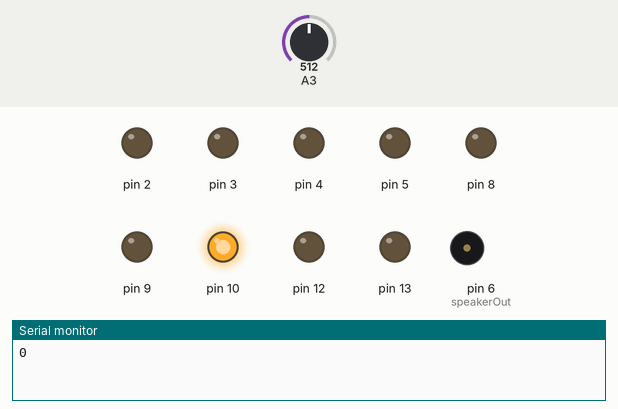
Bench run of a sketch on a simulated Arduino Uno, built with avr-gcc and run on an emulated ATmega328P. On the bench: output pins drawn as LEDs (lit = HIGH), buzzer (waves = sounding), the last lines printed to the serial monitor. Inputs (shaded band) come from the test bench; at power-on: A3 = 512. Random numbers use the default seed unless the sketch sets one; pins used as bus, display or sensor lines are not drawn.

Above: at 0.53 s.
At 5.1 s:
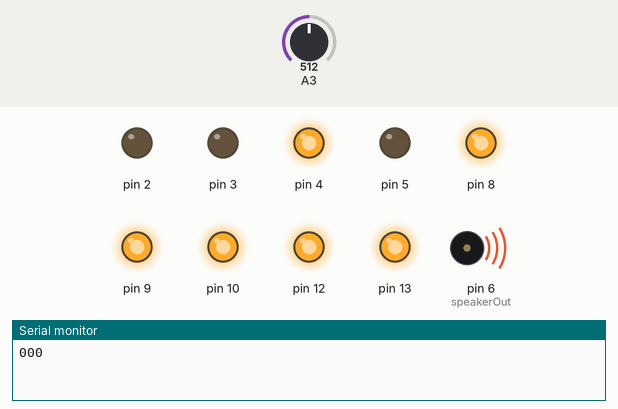
At 10.37 s:
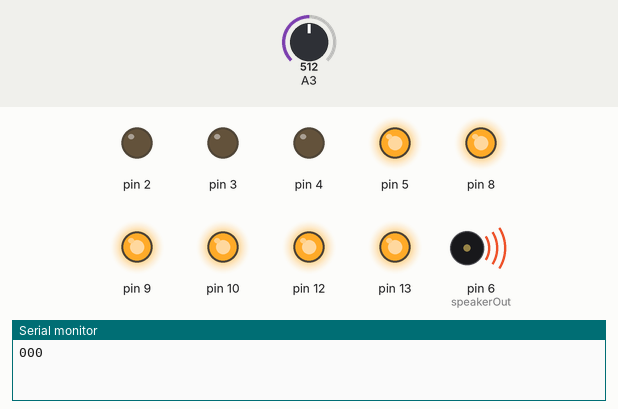
At 20.07 s:
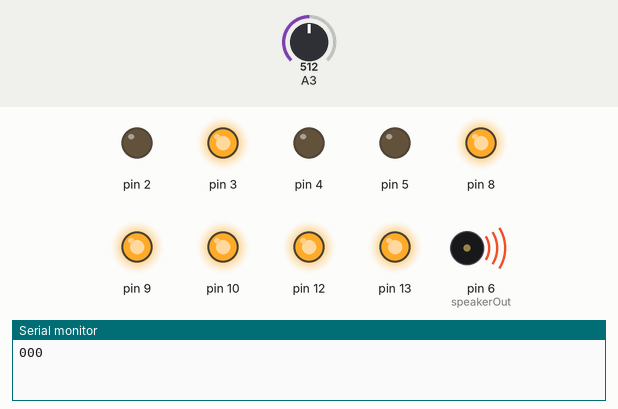
At 29.99 s:
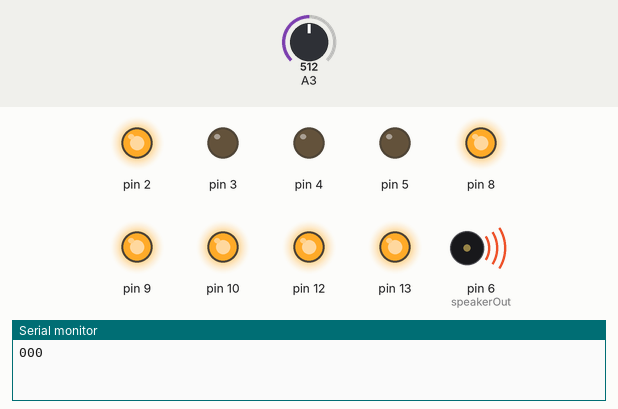
At 39.79 s:
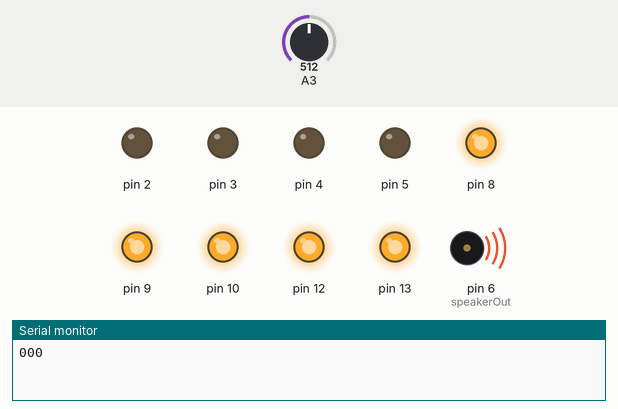
Timing chart, 0 to 40.0 s (numbered marks = the images above):
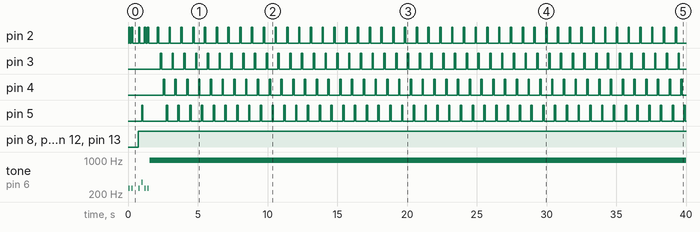

The sketch:

simon2.ino
```cpp
int tones[] = { 3830,  3400, 3038,  2864 };

int speakerOut = 6;
void playTone(int num)
{
	int tone_ = tones[num];
	int beat = 16;
	long tempo = 10000;
	int duration = beat * tempo; // Set up timing

	long elapsed_time = 0;
	if (tone_ > 0) { // if this isn't a Rest beat, while the tone has
					 //  played less long than 'duration', pulse speaker HIGH and LOW
		while (elapsed_time < duration) {

			digitalWrite(speakerOut, HIGH);			delayMicroseconds(tone_ / 2);

			// DOWN
			digitalWrite(speakerOut, LOW);
			delayMicroseconds(tone_ / 2);

			// Keep track of how long we pulsed
			elapsed_time += (tone_);
		}
	}

}

// SETUP ============================================
// Set up speaker on a PWM pin (digital 9, 10 or 11)

int stage;
 static const int STAGES = 50;
 int lights[STAGES];
 int in(0);
 int out(2);


   //      8
   //     ----
   //  9 |    |7
   //     -10-
   //  12|    |11
   //     ----
   //       13
   //
int sevenSeg[16][8] =
{{11,7,8,9,12,13,-1}, //0
{11,7,-1}, //1
{8,10,13,7,12,-1}, //2
{8,10,13,7,11,-1},//3
{9,7,10,11,-1},//4
{8,9,10,11,13,-1},//5
{8,9,10,11,12,13,-1},//6
{8,7,11,-1},//7
{8,7,9,11,12,13,10,-1},//8
{8,9,7,10,11,13,-1}, //9
{8,9,7,11,12,-1}, //A
{9,12,13,10,11,-1}, //b
{8,9,12,13,-1}, //c
{10,12,11,13,7,-1}, //d
{8,9,10,12,13,-1}, //e
{8,9,10,12,13,-1}//f
};

void setup()
{

	randomSeed(analogRead(4));
	Serial.begin(9600);
	Serial.flush();
	for (int i = 0; i < STAGES;++i)
		lights[i] = random(4);
	for (int i = out; i <= out+4; ++i) 	pinMode(i, OUTPUT);
	for (int i = 7; i <= 13; ++i) 	pinMode(i, OUTPUT);

	pinMode(6, OUTPUT);

	stage = 0;
  show(stage);
}
void lost()
{
	analogWrite(6, 200);
	delay(500);
	digitalWrite(6, LOW);

	while (1)
	{

		for (int i = 0; i <  4; ++i)
		{
			light(i);
		}
	}
}
void light(int num) // 0 or 1
{


	playTone(num);


	//delay(100);
	digitalWrite(out+num, HIGH);
	//digitalWrite(13, LOW);
	analogWrite(6, 0);
	delay(100);
	digitalWrite(out +num, LOW);

	delay(80);
}
void play()
{
	for (int i = 0; i < stage + 1; ++i)
	{
		light(lights[i]);
	}
}
void show(int num)
{

  num=num%16;


  for (int i=7;i<=13;++i)
  {
       digitalWrite(i, HIGH);
  }
  for (int i=0;sevenSeg[num][i]!=-1;++i)
   {
       digitalWrite(sevenSeg[num][i], LOW );
   }


}
int singlePush()
{
	int pushed = 0;
	while (!pushed)
	{
		for (int i = 0; i < 4; ++i)
		{
			if (analogRead(in+3-i)>100)
			{
				Serial.print(i);
				light(i);

				return i;
			}
		}

	}
	return 0;

}
void quiz()
{

	for (int i = 0; i < stage + 1;++i)
	{
		int res = singlePush();
		if (res != lights[i])
			lost();

	}
	delay(300);
}
void loop()
{
	play();
	quiz();
	stage++;
  show(stage);


}
```

Measured:
- by itself, pin 2: LOW → HIGH at 0.04 s, → LOW 0.10 s later, → HIGH 0.11 s later, → LOW 0.10 s later, … (100 changes in this stretch)
- by itself, pin 3, pin 4: alternates HIGH for 0.10 s and LOW for 0.74 s
- by itself, pin 5: goes HIGH 0.10 s, LOW 1.7 s, 44 × (HIGH 0.10 s, LOW 0.74 s), HIGH 0.10 s, then LOW
- by itself, pin 8, pin 9, pin 12, pin 13: LOW → HIGH at 0.73 s
- by itself, tone on pin 6 (speakerOut): plays 260 Hz for 0.04 s, 261 Hz for 0.04 s, 260 Hz for 0.04 s, 348 Hz for 0.04 s, 260 Hz for 0.04 s, 261 Hz for 0.04 s … (7 notes in this stretch)
